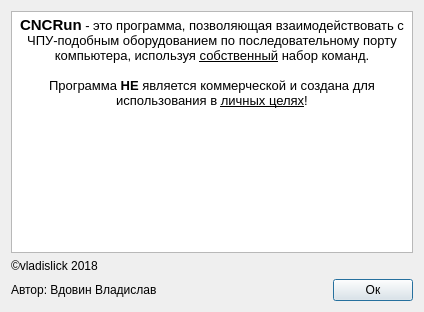
<?xml version="1.0" encoding="UTF-8"?>
<ui version="4.0">
 <class>AboutApp</class>
 <widget class="QDialog" name="AboutApp">
  <property name="geometry">
   <rect>
    <x>0</x>
    <y>0</y>
    <width>424</width>
    <height>312</height>
   </rect>
  </property>
  <property name="windowTitle">
   <string>О программе CNCRun</string>
  </property>
  <layout class="QVBoxLayout" name="verticalLayout">
   <item>
    <widget class="QTextBrowser" name="textBrowser">
     <property name="html">
      <string>&lt;!DOCTYPE HTML PUBLIC &quot;-//W3C//DTD HTML 4.0//EN&quot; &quot;http://www.w3.org/TR/REC-html40/strict.dtd&quot;&gt;
&lt;html&gt;&lt;head&gt;&lt;meta name=&quot;qrichtext&quot; content=&quot;1&quot; /&gt;&lt;style type=&quot;text/css&quot;&gt;
p, li { white-space: pre-wrap; }
&lt;/style&gt;&lt;/head&gt;&lt;body style=&quot; font-family:'Noto Sans'; font-size:9pt; font-weight:400; font-style:normal;&quot;&gt;
&lt;p align=&quot;center&quot; style=&quot; margin-top:0px; margin-bottom:0px; margin-left:0px; margin-right:0px; -qt-block-indent:0; text-indent:0px;&quot;&gt;&lt;span style=&quot; font-size:11pt; font-weight:600; color:#000000;&quot;&gt;CNCRun&lt;/span&gt;&lt;span style=&quot; font-size:10pt;&quot;&gt; - это программа, позволяющая взаимодействовать с ЧПУ-подобным оборудованием по последовательному порту компьютера, используя &lt;/span&gt;&lt;span style=&quot; font-size:10pt; text-decoration: underline;&quot;&gt;собственный&lt;/span&gt;&lt;span style=&quot; font-size:10pt;&quot;&gt; набор команд.&lt;/span&gt;&lt;/p&gt;
&lt;p align=&quot;center&quot; style=&quot;-qt-paragraph-type:empty; margin-top:0px; margin-bottom:0px; margin-left:0px; margin-right:0px; -qt-block-indent:0; text-indent:0px; font-size:10pt;&quot;&gt;&lt;br /&gt;&lt;/p&gt;
&lt;p align=&quot;center&quot; style=&quot; margin-top:0px; margin-bottom:0px; margin-left:0px; margin-right:0px; -qt-block-indent:0; text-indent:0px;&quot;&gt;&lt;span style=&quot; font-size:10pt;&quot;&gt;Программа &lt;/span&gt;&lt;span style=&quot; font-size:10pt; font-weight:600;&quot;&gt;НЕ &lt;/span&gt;&lt;span style=&quot; font-size:10pt;&quot;&gt;является коммерческой и создана для использования в &lt;/span&gt;&lt;span style=&quot; font-size:10pt; text-decoration: underline;&quot;&gt;личных целях&lt;/span&gt;&lt;span style=&quot; font-size:10pt;&quot;&gt;!&lt;/span&gt;&lt;/p&gt;&lt;/body&gt;&lt;/html&gt;</string>
     </property>
    </widget>
   </item>
   <item>
    <widget class="QLabel" name="label_2">
     <property name="text">
      <string>©vladislick 2018</string>
     </property>
    </widget>
   </item>
   <item>
    <layout class="QHBoxLayout" name="horizontalLayout">
     <item>
      <widget class="QLabel" name="label">
       <property name="text">
        <string>Автор: Вдовин Владислав</string>
       </property>
      </widget>
     </item>
     <item>
      <spacer name="horizontalSpacer">
       <property name="orientation">
        <enum>Qt::Horizontal</enum>
       </property>
       <property name="sizeHint" stdset="0">
        <size>
         <width>40</width>
         <height>20</height>
        </size>
       </property>
      </spacer>
     </item>
     <item>
      <widget class="QPushButton" name="pushButton">
       <property name="text">
        <string>Ок</string>
       </property>
      </widget>
     </item>
    </layout>
   </item>
  </layout>
 </widget>
 <resources/>
 <connections/>
</ui>
